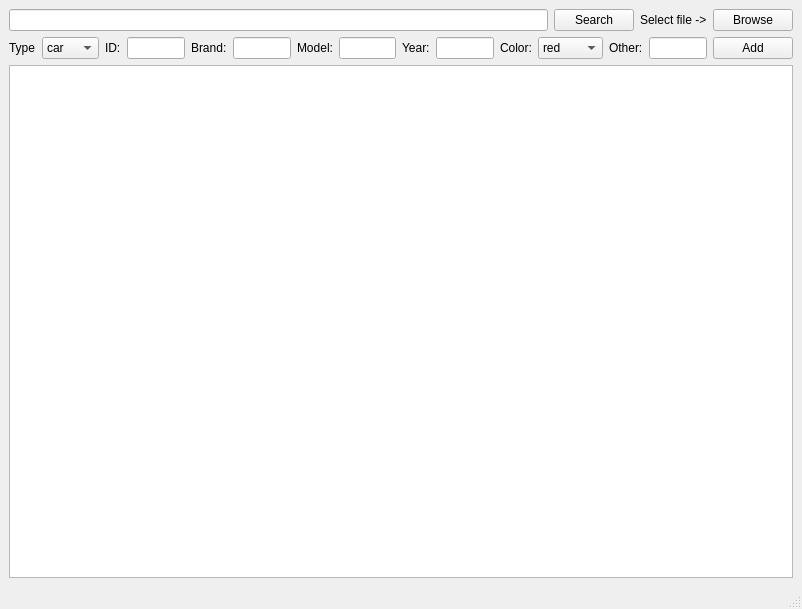
<?xml version="1.0" encoding="UTF-8"?>
<ui version="4.0">
 <class>MainWindow</class>
 <widget class="QMainWindow" name="MainWindow">
  <property name="geometry">
   <rect>
    <x>0</x>
    <y>0</y>
    <width>802</width>
    <height>609</height>
   </rect>
  </property>
  <property name="windowTitle">
   <string>Cars_db</string>
  </property>
  <widget class="QWidget" name="centralwidget">
   <layout class="QVBoxLayout" name="verticalLayout">
    <item>
     <layout class="QHBoxLayout" name="horizontalLayout">
      <item>
       <widget class="QLineEdit" name="input_field"/>
      </item>
      <item>
       <widget class="QPushButton" name="search_button">
        <property name="text">
         <string>Search</string>
        </property>
       </widget>
      </item>
      <item>
       <widget class="QLabel" name="label_8">
        <property name="text">
         <string>Select file -&gt;</string>
        </property>
       </widget>
      </item>
      <item>
       <widget class="QPushButton" name="searchFileButton">
        <property name="text">
         <string>Browse</string>
        </property>
       </widget>
      </item>
     </layout>
    </item>
    <item>
     <layout class="QHBoxLayout" name="horizontalLayout_2">
      <item>
       <widget class="QLabel" name="label_6">
        <property name="text">
         <string>Type</string>
        </property>
       </widget>
      </item>
      <item>
       <widget class="QComboBox" name="typeBox">
        <item>
         <property name="text">
          <string>car</string>
         </property>
        </item>
        <item>
         <property name="text">
          <string>truck</string>
         </property>
        </item>
        <item>
         <property name="text">
          <string>bus</string>
         </property>
        </item>
       </widget>
      </item>
      <item>
       <widget class="QLabel" name="label">
        <property name="text">
         <string>ID:</string>
        </property>
       </widget>
      </item>
      <item>
       <widget class="QLineEdit" name="inputID">
        <property name="sizePolicy">
         <sizepolicy hsizetype="Expanding" vsizetype="Fixed">
          <horstretch>0</horstretch>
          <verstretch>0</verstretch>
         </sizepolicy>
        </property>
        <property name="maximumSize">
         <size>
          <width>16777176</width>
          <height>16777215</height>
         </size>
        </property>
       </widget>
      </item>
      <item>
       <widget class="QLabel" name="label_2">
        <property name="text">
         <string>Brand:</string>
        </property>
       </widget>
      </item>
      <item>
       <widget class="QLineEdit" name="inputBrand"/>
      </item>
      <item>
       <widget class="QLabel" name="label_3">
        <property name="text">
         <string>Model:</string>
        </property>
       </widget>
      </item>
      <item>
       <widget class="QLineEdit" name="inputModel"/>
      </item>
      <item>
       <widget class="QLabel" name="label_4">
        <property name="text">
         <string>Year:</string>
        </property>
       </widget>
      </item>
      <item>
       <widget class="QLineEdit" name="inputYear"/>
      </item>
      <item>
       <widget class="QLabel" name="label_5">
        <property name="text">
         <string>Color:</string>
        </property>
       </widget>
      </item>
      <item>
       <widget class="QComboBox" name="colorbox">
        <item>
         <property name="text">
          <string>red</string>
         </property>
        </item>
        <item>
         <property name="text">
          <string>green</string>
         </property>
        </item>
        <item>
         <property name="text">
          <string>blue</string>
         </property>
        </item>
        <item>
         <property name="text">
          <string>purple</string>
         </property>
        </item>
       </widget>
      </item>
      <item>
       <widget class="QLabel" name="label_7">
        <property name="text">
         <string>Other:</string>
        </property>
       </widget>
      </item>
      <item>
       <widget class="QLineEdit" name="inputOther"/>
      </item>
      <item>
       <widget class="QPushButton" name="addbutton">
        <property name="text">
         <string>Add</string>
        </property>
       </widget>
      </item>
     </layout>
    </item>
    <item>
     <widget class="customBrowser" name="output_field">
      <property name="openExternalLinks">
       <bool>true</bool>
      </property>
     </widget>
    </item>
   </layout>
  </widget>
  <widget class="QStatusBar" name="statusbar"/>
 </widget>
 <customwidgets>
  <customwidget>
   <class>customBrowser</class>
   <extends>QTextBrowser</extends>
   <header>custombrowser.h</header>
  </customwidget>
 </customwidgets>
 <resources/>
 <connections>
  <connection>
   <sender>search_button</sender>
   <signal>clicked()</signal>
   <receiver>MainWindow</receiver>
   <slot>searchcar()</slot>
   <hints>
    <hint type="sourcelabel">
     <x>575</x>
     <y>33</y>
    </hint>
    <hint type="destinationlabel">
     <x>697</x>
     <y>22</y>
    </hint>
   </hints>
  </connection>
  <connection>
   <sender>addbutton</sender>
   <signal>clicked()</signal>
   <receiver>MainWindow</receiver>
   <slot>addcar()</slot>
   <hints>
    <hint type="sourcelabel">
     <x>725</x>
     <y>65</y>
    </hint>
    <hint type="destinationlabel">
     <x>673</x>
     <y>586</y>
    </hint>
   </hints>
  </connection>
  <connection>
   <sender>search_button</sender>
   <signal>clicked(bool)</signal>
   <receiver>input_field</receiver>
   <slot>clear()</slot>
   <hints>
    <hint type="sourcelabel">
     <x>575</x>
     <y>33</y>
    </hint>
    <hint type="destinationlabel">
     <x>557</x>
     <y>32</y>
    </hint>
   </hints>
  </connection>
  <connection>
   <sender>addbutton</sender>
   <signal>clicked(bool)</signal>
   <receiver>inputYear</receiver>
   <slot>clear()</slot>
   <hints>
    <hint type="sourcelabel">
     <x>725</x>
     <y>65</y>
    </hint>
    <hint type="destinationlabel">
     <x>467</x>
     <y>64</y>
    </hint>
   </hints>
  </connection>
  <connection>
   <sender>addbutton</sender>
   <signal>clicked(bool)</signal>
   <receiver>inputModel</receiver>
   <slot>clear()</slot>
   <hints>
    <hint type="sourcelabel">
     <x>725</x>
     <y>65</y>
    </hint>
    <hint type="destinationlabel">
     <x>376</x>
     <y>64</y>
    </hint>
   </hints>
  </connection>
  <connection>
   <sender>addbutton</sender>
   <signal>clicked(bool)</signal>
   <receiver>inputBrand</receiver>
   <slot>clear()</slot>
   <hints>
    <hint type="sourcelabel">
     <x>725</x>
     <y>65</y>
    </hint>
    <hint type="destinationlabel">
     <x>273</x>
     <y>64</y>
    </hint>
   </hints>
  </connection>
  <connection>
   <sender>addbutton</sender>
   <signal>clicked(bool)</signal>
   <receiver>inputID</receiver>
   <slot>clear()</slot>
   <hints>
    <hint type="sourcelabel">
     <x>725</x>
     <y>65</y>
    </hint>
    <hint type="destinationlabel">
     <x>173</x>
     <y>64</y>
    </hint>
   </hints>
  </connection>
  <connection>
   <sender>addbutton</sender>
   <signal>clicked(bool)</signal>
   <receiver>inputOther</receiver>
   <slot>clear()</slot>
   <hints>
    <hint type="sourcelabel">
     <x>791</x>
     <y>65</y>
    </hint>
    <hint type="destinationlabel">
     <x>710</x>
     <y>64</y>
    </hint>
   </hints>
  </connection>
  <connection>
   <sender>searchFileButton</sender>
   <signal>clicked()</signal>
   <receiver>MainWindow</receiver>
   <slot>selectFile()</slot>
   <hints>
    <hint type="sourcelabel">
     <x>776</x>
     <y>19</y>
    </hint>
    <hint type="destinationlabel">
     <x>581</x>
     <y>582</y>
    </hint>
   </hints>
  </connection>
 </connections>
 <slots>
  <slot>searchcar()</slot>
  <slot>addcar()</slot>
  <slot>selectFile()</slot>
 </slots>
</ui>
